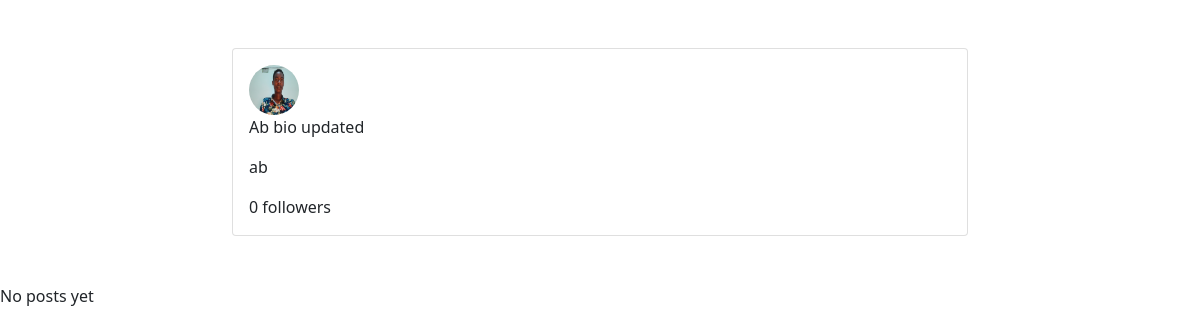
The page /profile/8/ on the database as committed earlier.
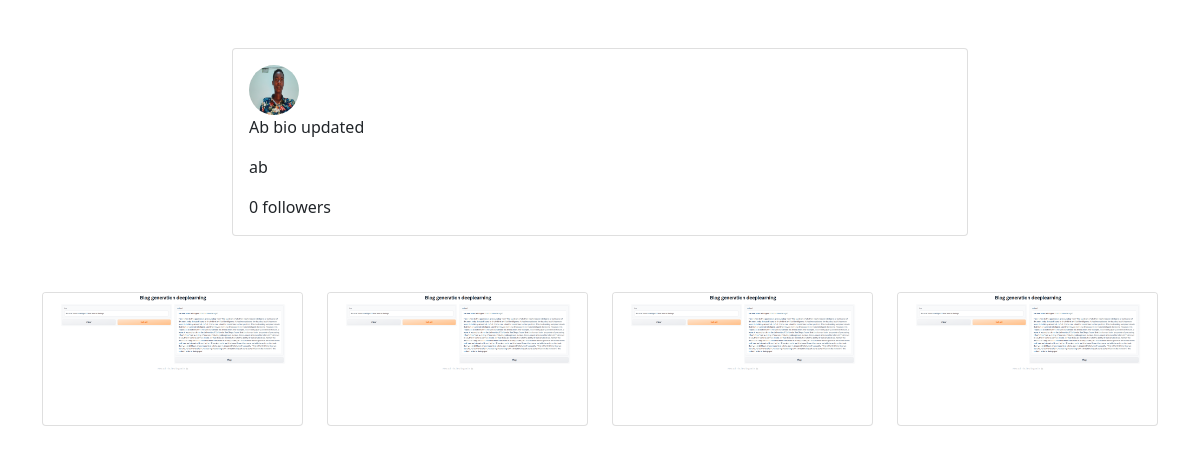
The same page on the database as committed later.
### posts/models.py (models this page shows, shortened)
class Post(models.Model):
    title = models.CharField(max_length=300,blank=True)
    image = models.FileField(upload_to="posts/images", blank=True)
    caption = models.TextField(blank=True)
    author = models.ForeignKey(User, on_delete=models.CASCADE, null=True,blank=True)
    likes = models.ManyToManyField(User, blank=True, related_name='likes')
    dislikes = models.ManyToManyField(User, blank=True, related_name='dislikes')

### users/views.py (the view, shortened to what this page needs)
# urls.py: path('profile/<int:id>/', userProfile, name="profile"),
def userProfile(request, id):
    profile = get_object_or_404(Profile, id=id)
    posts = Post.objects.filter(author=profile.user).order_by('-id')
    form = ProfileForm(instance=profile)
    postf = PostForm()
    followers = profile.followers.all()
    no_of_followers = len(followers)
    if len(followers) == 0:
        is_following = False
    for follower in followers:
        if follower == request.user:
            is_following=True
            break
        else:
            is_following=False
    user = profile.user
    context = {
        'profile':profile,
        'user':user,
        'no_of_followers':no_of_followers,
        'is_following':is_following,
        'form':form,
        'posts':posts,
        'postf':postf
    }
    return render(request, 'Posts/profile.html', context)

### templates/Posts/profile.html (shortened to what this page needs)
{% load crispy_forms_tags %}
<!DOCTYPE html>
<html lang="en">
<head>
    <link href="https://cdn.jsdelivr.net/npm/bootstrap@5.0.2/dist/css/bootstrap.min.css" rel="stylesheet">
</head>
<body>
    <div class="container mt-4 mb-4">
        <div class="row mt-4 mb-4">
            <div class="col-md-2"></div>
            <div class="col-md-8 mt-4 mb-4">
                <div class="card">
                    <div class="card-body">
                        {% if user == request.user %}
                            <p class="card-text">{{request.user.username}}</p>
                            <p class="card-text"> {{no_of_followers}}<span> followers</span></p>
                                {% if profile.image %}
                                    <img src="{{profile.image.url}}" class="img-rounded-circle" width="50" height="50" alt="">
                                {% endif %}
                                {% if profile.bio %}
                                    <p class="card-text">Bio: <span>{{profile.bio}}</span></p>
                                {% endif %}
                                {% if profile.location %}
                                LOcation :<p class="card-text">Location: <span>{{profile.location}}</span></p>
                            {% endif %}
                            <a href="{% url 'logout' %}">Logout
                                <i class="fa-solid fa-arrow-right-from-bracket"></i>
                            </a>
                            <button type="button" class="btn " data-bs-toggle="modal" data-bs-target="#exampleModal">
                                <i class="fa-solid fa-pen"></i>
                              </button>
                              <button type="button" class="btn btn-primary" data-bs-toggle="modal" data-bs-target="#postModal">
                                Create Post
                              </button>
                        {% else %}
                            {% if profile.image %}
                                <img src="{{profile.image.url}}" class="rounded-circle" width="50" height="50" alt="">
                            {% endif %}
                            {% if profile.bio %}
                                <p class="card-text">{{profile.bio}}</span></p>
                            {% endif %}
                            <p class="card-text">{{profile.user.username}}</span></p>
                            <p class="card-text"> {{no_of_followers}}<span> followers</span></p>
                        {% endif %}
                    </div>
                </div>
            </div>
            <div class="col-md-2"></div>
        </div>
    </div>
    {% if posts %}
    <div class="container mt-2 mb-2">
        <div class="row mt-2 mb-2">
            {% for post in posts %}
            <div class="col-md-3">
            <div class="card mt-2 mb-2">
                <img src="{{post.image.url}}"  class="card-img-top" width="150" height="100" alt="">
                <div class="card-body"></div>
            </div>
        </div>
            {% endfor %}
        </div>
    </div>
    {% else %}
    <p class="mt-2 mb-2">No posts yet</p>
    {% endif %}
</body>
</html>

Rows that differ between the two databases and show on the page:
added Post: image (picture)
added Post: image (picture)
added Post: image (picture)
added Post: image (picture)
Other text that changed with them:
text no longer shown: "No posts yet"
